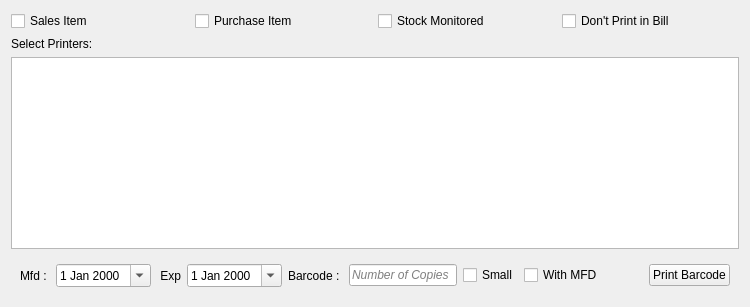
     <widget class="QWidget" name="restaurantTab">
      <attribute name="title">
       <string>Item Details</string>
      </attribute>
      <layout class="QVBoxLayout" name="verticalLayout_3">
       <item>
        <layout class="QVBoxLayout" name="verticalLayout_2">
         <item>
          <layout class="QHBoxLayout" name="horizontalLayout_2">
           <item>
            <widget class="QCheckBox" name="salesItemCheckBox">
             <property name="text">
              <string>Sales Item</string>
             </property>
            </widget>
           </item>
           <item>
            <widget class="QCheckBox" name="purchaseItemCheckBox">
             <property name="text">
              <string>Purchase Item</string>
             </property>
            </widget>
           </item>
           <item>
            <widget class="QCheckBox" name="isStockItem">
             <property name="text">
              <string>Stock Monitored</string>
             </property>
            </widget>
           </item>
           <item>
            <widget class="QCheckBox" name="hideInBill">
             <property name="text">
              <string>Don't Print in Bill</string>
             </property>
            </widget>
           </item>
          </layout>
         </item>
         <item>
          <widget class="QLabel" name="kotprinterlabel">
           <property name="text">
            <string>Select Printers:</string>
           </property>
          </widget>
         </item>
         <item>
          <widget class="QTableWidget" name="KOTPrintersTableWidget">
           <property name="alternatingRowColors">
            <bool>true</bool>
           </property>
          </widget>
         </item>
         <item>
          <widget class="QWidget" name="widget" native="true">
           <property name="minimumSize">
            <size>
             <width>0</width>
             <height>30</height>
            </size>
           </property>
           <layout class="QVBoxLayout" name="verticalLayout_9">
            <item>
             <layout class="QHBoxLayout" name="horizontalLayout_6">
              <item>
               <widget class="QLabel" name="label_12">
                <property name="text">
                 <string>Mfd : </string>
                </property>
               </widget>
              </item>
              <item>
               <widget class="QDateEdit" name="mfdDate">
                <property name="calendarPopup">
                 <bool>true</bool>
                </property>
               </widget>
              </item>
              <item>
               <widget class="QLabel" name="label_13">
                <property name="text">
                 <string> Exp</string>
                </property>
               </widget>
              </item>
              <item>
               <widget class="QDateEdit" name="expDate">
                <property name="calendarPopup">
                 <bool>true</bool>
                </property>
               </widget>
              </item>
              <item>
               <widget class="QLabel" name="label_11">
                <property name="text">
                 <string>Barcode : </string>
                </property>
               </widget>
              </item>
              <item>
               <widget class="QLineEdit" name="barcodeCopiesLineEdit">
                <property name="maximumSize">
                 <size>
                  <width>160</width>
                  <height>16777215</height>
                 </size>
                </property>
                <property name="font">
                 <font>
                  <italic>true</italic>
                 </font>
                </property>
                <property name="placeholderText">
                 <string>Number of Copies</string>
                </property>
               </widget>
              </item>
              <item>
               <widget class="QCheckBox" name="barcodeSize">
                <property name="text">
                 <string>Small</string>
                </property>
               </widget>
              </item>
              <item>
               <widget class="QCheckBox" name="withMFD">
                <property name="text">
                 <string>With MFD</string>
                </property>
               </widget>
              </item>
              <item>
               <spacer name="horizontalSpacer_4">
                <property name="orientation">
                 <enum>Qt::Horizontal</enum>
                </property>
                <property name="sizeHint" stdset="0">
                 <size>
                  <width>40</width>
                  <height>20</height>
                 </size>
                </property>
               </spacer>
              </item>
              <item>
               <widget class="QPushButton" name="printBarcodeButton">
                <property name="text">
                 <string>Print Barcode</string>
                </property>
               </widget>
              </item>
             </layout>
            </item>
           </layout>
          </widget>
         </item>
        </layout>
       </item>
      </layout>
     </widget>
